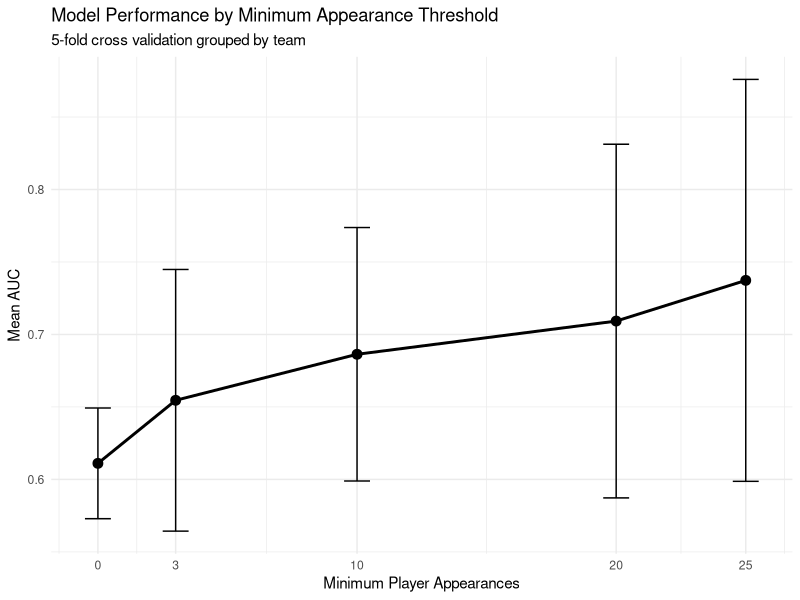
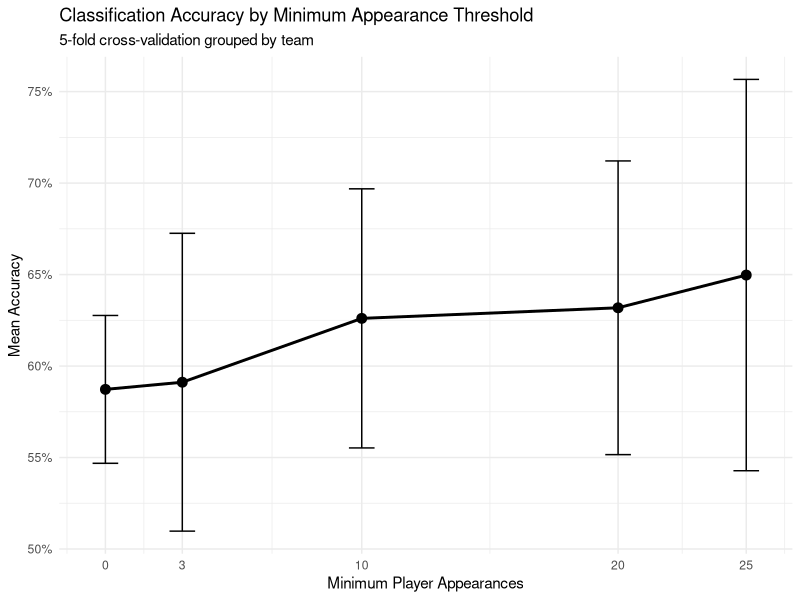
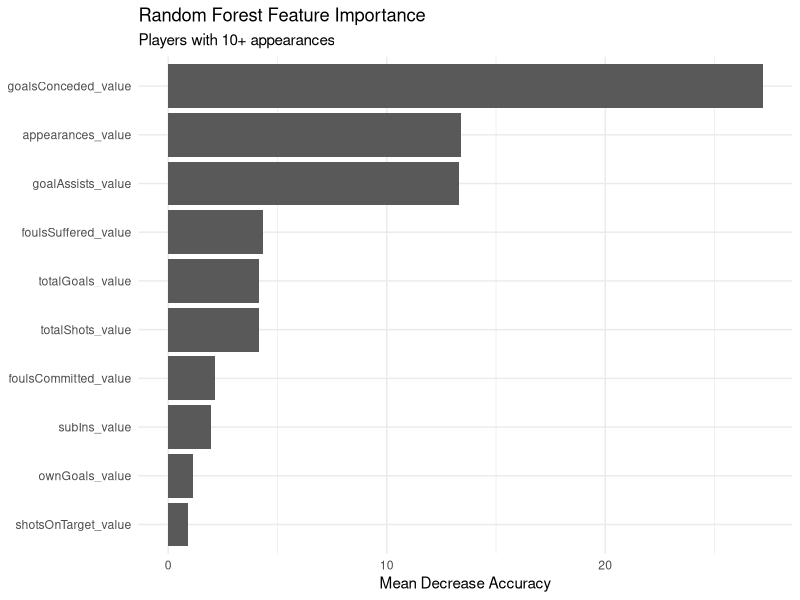
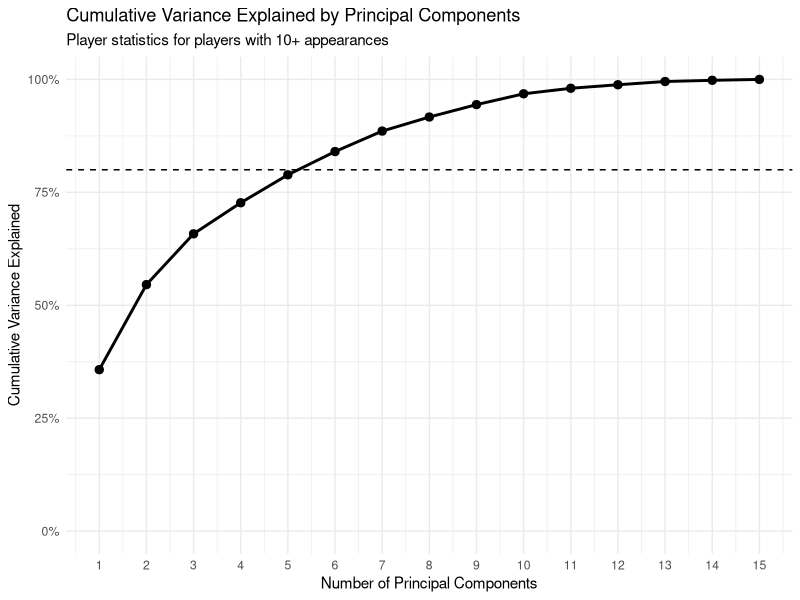

Write R code to recreate these figures, in order.
## ---- chunk 1
knitr::opts_chunk$set(echo = TRUE)
## ---- chunk 2
# Libraries
library(readxl)
library(randomForest)
library(dplyr)
library(pROC)
library(caret)
library(ggplot2) 
library(here)



# Load Data
player <- read_excel(here("data", "Soccer_Data.xlsx"), sheet = 1)
team <- read_excel(here("data", "Soccer_Data.xlsx"), sheet = 2)

# Binary Outcome: 1 = Top-10 Finish, 0 = Bottom-10 Finish
player$Success <- factor(ifelse(player$Standing <= 10, 1, 0))
team$Success <- factor(ifelse(team$teamRank <= 10, 1, 0))
## ---- chunk 3
# Numeric Predictors and keep teamId for validation
columns_to_keep <- c("teamId", "Success", "totalGoals_value", 
                     "goalAssists_value", "yellowCards_value", 
                     "redCards_value", "appearances_value", 
                     "totalShots_value", "shotsOnTarget_value", 
                     "saves_value", "subIns_value", 
                     "foulsCommitted_value", "foulsSuffered_value",
                     "ownGoals_value", "offsides_value", 
                     "goalsConceded_value", "shotsFaced_value")

# Clean Data
player_data_ready <- player %>% select(all_of(columns_to_keep)) %>% 
                     na.omit() %>%
                     mutate(
                       Success = factor(
                        paste0("c", Success), 
                        levels = c("c0", "c1")
                       )
                     )

# One row per team with Top-10 / Bottom-10 label
team_labels <-  player_data_ready %>% distinct(teamId, Success)
## ---- chunk 4
# Stratified team-level folds 
set.seed(123)

team_folds <- team_labels %>% group_by(Success) %>% 
              mutate(fold = sample(rep(1:5, length.out = n())) 
                    ) %>%
              ungroup()

run_grouped_cv <- function(player_data, min_appearances, team_folds) {
  
  fold_results <- data.frame()
  all_team_predictions <- data.frame()
  
  for (k in 1:5){
    
    # Teams assigned to fold become test set
    test_teams <- team_folds %>% filter(fold == k) %>% pull(teamId)
    train_teams <- team_folds %>% filter(fold != k) %>% pull(teamId)
    
    # Appearance cutoff
    filtered_data <- player_data %>% filter(appearances_value >= min_appearances)
    
    
    # Preserve test team IDs before removing teamId from predictors
    test_team_ids <- filtered_data %>%
                     filter(teamId %in% test_teams) %>%
                     pull(teamId)
    
    # Training data: keep all predictor columns, remove only teamId
    training_data <- filtered_data %>%
      filter(teamId %in% train_teams) %>%
      dplyr::select(-teamId)

    # Testing data: keep all predictor columns, remove only teamId
    testing_data <- filtered_data %>%
      filter(teamId %in% test_teams) %>%
      dplyr::select(-teamId)
    
    # Random Forest
    set.seed(100 + k) # each fold reproducible but unique seed
    
    random_forest <- randomForest(Success ~ ., data = training_data, 
                                  ntree = 250, nodesize = 20, mtry = 5)
    
    # Class prediction
    y_hat_class <- predict(random_forest, testing_data, type = "class")
    
    # Player-level accuracy
    fold_accuracy <- confusionMatrix(y_hat_class, testing_data$Success, 
                                     positive = "c1")$overall["Accuracy"]
    
    # Predicted probability of Top-10 class
    y_hat_prob <- predict(random_forest, testing_data, type = "prob")[, "c1"]
    
    # Aggregate player probabilities to team level
    team_predictions <- data.frame(
      teamId = test_team_ids,
      actual = testing_data$Success,
      predicted_prob = y_hat_prob
    ) %>%
      group_by(teamId) %>%
      summarise(
        actual = first(actual),
        predicted_prob = mean(predicted_prob),
        .groups = "drop"
      ) %>%
      mutate(
        fold = k,
        min_appearances = min_appearances
      )
    
    all_team_predictions <- rbind(
      all_team_predictions,
      team_predictions
    )
    
    # Player-level ROC / AUC
    roc_obj <- roc(testing_data$Success, y_hat_prob, levels = c("c0", "c1"),
                 direction = "<")
    fold_auc <- as.numeric(auc(roc_obj))
    
   # Save player-level fold results
    fold_results <- rbind(
      fold_results,
      data.frame(
        fold = k,
        min_appearances = min_appearances,
        n_training_players = nrow(training_data),
        n_testing_players = nrow(testing_data),
        accuracy = as.numeric(fold_accuracy),
        auc = fold_auc
      )
    )
  }

  list(
    fold_results = fold_results,
    team_predictions = all_team_predictions
  )
}
## ---- chunk 5
# All appearance thresholds tested
appearances_thresholds <- c(0, 3, 10, 20, 25)

# Run grouped cross-validation once for each appearance threshold

threshold_models <- lapply(
  appearances_thresholds,
  function(threshold) {
    run_grouped_cv(
      player_data = player_data_ready,
      min_appearances = threshold,
      team_folds = team_folds
    )
  }
)

names(threshold_models) <- appearances_thresholds
## ---- chunk 6
# run 5-fold cross validation all appearance thresholds
cv_results <- do.call(
  rbind,
  lapply(
    threshold_models,
    function(model) model$fold_results
  )
)

cv_summary <- cv_results %>%
  group_by(min_appearances) %>%
  summarise(
    mean_accuracy = mean(accuracy),
    sd_accuracy = sd(accuracy),
    mean_auc = mean(auc),
    sd_auc = sd(auc),
    .groups = "drop"
  )

cv_summary
## ---- chunk 7
team_threshold_results <- do.call(
  rbind,
  lapply(
    threshold_models,
    function(model) {

      team_predictions <- model$team_predictions %>%
        mutate(
          predicted_class = factor(
            ifelse(predicted_prob >= 0.5, "c1", "c0"),
            levels = c("c0", "c1")
          )
        )

      team_roc <- roc(
        team_predictions$actual,
        team_predictions$predicted_prob,
        levels = c("c0", "c1"),
        direction = "<"
      )

      data.frame(
        min_appearances = unique(team_predictions$min_appearances),
        team_accuracy = mean(
          team_predictions$predicted_class ==
            team_predictions$actual
        ),
        team_auc = as.numeric(auc(team_roc))
      )
    }
  )
)

team_threshold_results
## ---- chunk 8
# Plot mean AUC across appearance thresholds
ggplot(cv_summary, aes(x = min_appearances, y = mean_auc)) +
  geom_line(linewidth = 1) + geom_point(size = 3) +
  geom_errorbar(
    aes(
      ymin = mean_auc - sd_auc,
      ymax = mean_auc + sd_auc
        ),
        width = 1) +
        scale_x_continuous(breaks = appearances_thresholds) +
  labs(
    title = "Model Performance by Minimum Appearance Threshold",
    subtitle = "5-fold cross validation grouped by team",
    x = "Minimum Player Appearances",
    y = "Mean AUC"
  ) + theme_minimal()

# Plot accuracy across appearance thresholds
ggplot(
  cv_summary,
  aes(x = min_appearances, y = mean_accuracy)
) +
  geom_line(linewidth = 1) +
  geom_point(size = 3) +
  geom_errorbar(
    aes(
      ymin = mean_accuracy - sd_accuracy,
      ymax = mean_accuracy + sd_accuracy
    ),
    width = 1
  ) +
  scale_x_continuous(
    breaks = appearances_thresholds
  ) +
  scale_y_continuous(
    labels = scales::percent_format()
  ) +
  labs(
    title = "Classification Accuracy by Minimum Appearance Threshold",
    subtitle = "5-fold cross-validation grouped by team",
    x = "Minimum Player Appearances",
    y = "Mean Accuracy"
  ) +
  theme_minimal()
## ---- chunk 9
# 10+ appearance threshold 
final_data <- player_data_ready %>% filter(appearances_value >= 10) %>% 
              select(-teamId)

set.seed(123)

final_random_forest <- randomForest(Success ~ ., data = final_data, 
                                  ntree = 500, nodesize = 20, mtry = 5,
                                  importance = TRUE)

final_random_forest
## ---- chunk 10
importance_matrix <- importance(final_random_forest)

importance_df <- data.frame(feature = rownames(importance_matrix), 
                            mean_decrease_accuracy = 
                              importance_matrix[, "MeanDecreaseAccuracy"],
                            mean_decrease_gini = 
                              importance_matrix[, "MeanDecreaseGini"]) %>%
  arrange(desc(mean_decrease_accuracy))

importance_df %>%
  slice_max(order_by = mean_decrease_accuracy, n = 10) %>%
  ggplot(
    aes(
      x = reorder(feature, mean_decrease_accuracy),
      y = mean_decrease_accuracy
    )
  ) +
  geom_col() +
  coord_flip() +
  labs(
    title = "Random Forest Feature Importance",
    subtitle = "Players with 10+ appearances",
    x = NULL,
    y = "Mean Decrease Accuracy"
  ) +
  theme_minimal()
## ---- chunk 11

final_data %>%
  summarise(
    n = n(),
    goals_conceded_zero = sum(goalsConceded_value == 0),
    goals_conceded_positive = sum(goalsConceded_value > 0),
    pct_zero = mean(goalsConceded_value == 0)
  )

final_data %>%
  summarise(
    saves_zero = sum(saves_value == 0),
    saves_positive = sum(saves_value > 0),
    shots_faced_zero = sum(shotsFaced_value == 0),
    shots_faced_positive = sum(shotsFaced_value > 0)
  )


final_data %>%
  select(
    goalsConceded_value,
    saves_value,
    shotsFaced_value
  ) %>%
  cor()

player %>%
  filter(appearances_value >= 10) %>%
  group_by(teamId) %>%
  summarise(
    n_players = n(),
    n_unique_goals_conceded = n_distinct(goalsConceded_value),
    min_goals_conceded = min(goalsConceded_value, na.rm = TRUE),
    max_goals_conceded = max(goalsConceded_value, na.rm = TRUE)
  )

cor(
  final_data$appearances_value,
  final_data$goalsConceded_value
)
## ---- chunk 12
# remove goalsConceded, saves_value, shotsFaced_value
player_data_sensitivity <- player_data_ready %>%
  select(
    -goalsConceded_value,
    -saves_value,
    -shotsFaced_value
  )

sensitivity_cv <- run_grouped_cv(
  player_data = player_data_sensitivity,
  min_appearances = 10,
  team_folds = team_folds
)

sensitivity_cv$fold_results

sensitivity_cv$fold_results %>%
  summarise(
    mean_accuracy = mean(accuracy),
    sd_accuracy = sd(accuracy),
    mean_auc = mean(auc),
    sd_auc = sd(auc)
  )

#remove goals_conceded
player_data_no_goals_conceded <- player_data_ready %>%
  select(-goalsConceded_value)

no_goals_conceded_cv <- run_grouped_cv(
  player_data = player_data_no_goals_conceded,
  min_appearances = 10,
  team_folds = team_folds
)

no_goals_conceded_cv$fold_results %>%
  summarise(
    mean_accuracy = mean(accuracy),
    sd_accuracy = sd(accuracy),
    mean_auc = mean(auc),
    sd_auc = sd(auc)
  )
## ---- chunk 13
#PCA: Player Performance
columns_pca <- c("totalGoals_value", 
                     "goalAssists_value", "yellowCards_value", 
                     "redCards_value", "appearances_value", 
                     "totalShots_value", "shotsOnTarget_value", 
                     "saves_value", "subIns_value", 
                     "foulsCommitted_value", "foulsSuffered_value",
                     "ownGoals_value", "offsides_value", 
                     "goalsConceded_value", "shotsFaced_value")

# Clean Data
pca_data <- player %>%
  filter(appearances_value >= 10) %>% 
  select(all_of(columns_pca)) %>% 
  na.omit()

pca_player <- prcomp(
  pca_data,
  center = TRUE,
  scale. = TRUE
)

summary(pca_player)
## ---- chunk 14
loadings <- as.data.frame(pca_player$rotation)

loadings %>%
  select(PC1, PC2, PC3) %>%
  arrange(desc(abs(PC1)))

loadings %>%
  select(PC1, PC2, PC3) %>%
  arrange(desc(abs(PC2)))

loadings %>%
  select(PC1, PC2, PC3) %>%
  arrange(desc(abs(PC3)))

## ---- chunk 15
# Cumulative Variance Explained

pca_variance <- pca_player$sdev^2 / sum(pca_player$sdev^2)

pca_summary <- data.frame(
  component = seq_along(pca_variance),
  variance_explained = pca_variance,
  cumulative_variance = cumsum(pca_variance)
)

ggplot(
  pca_summary,
  aes(x = component, y = cumulative_variance)
) +
  geom_line(linewidth = 1) +
  geom_point(size = 2.5) +
  geom_hline(
    yintercept = 0.80,
    linetype = "dashed"
  ) +
  scale_x_continuous(breaks = 1:15) +
  scale_y_continuous(
    labels = scales::percent,
    limits = c(0, 1)
  ) +
  labs(
    title = "Cumulative Variance Explained by Principal Components",
    subtitle = "Player statistics for players with 10+ appearances",
    x = "Number of Principal Components",
    y = "Cumulative Variance Explained"
  ) +
  theme_minimal()
## ---- chunk 16
# Retrieve out-of-fold team predictions for selected 10+ threshold
team_results_10 <- threshold_models[["10"]]$team_predictions %>%
  mutate(
    predicted_class = factor(
      ifelse(predicted_prob >= 0.5, "c1", "c0"),
      levels = c("c0", "c1")
    )
  )

# Team-level confusion matrix
team_cm_10 <- confusionMatrix(
  team_results_10$predicted_class,
  team_results_10$actual,
  positive = "c1"
)

# Team-level ROC / AUC
team_roc_10 <- roc(
  team_results_10$actual,
  team_results_10$predicted_prob,
  levels = c("c0", "c1"),
  direction = "<"
)

team_auc_10 <- as.numeric(auc(team_roc_10))

team_cm_10
team_auc_10
team_results_10 %>%
  arrange(desc(predicted_prob))
